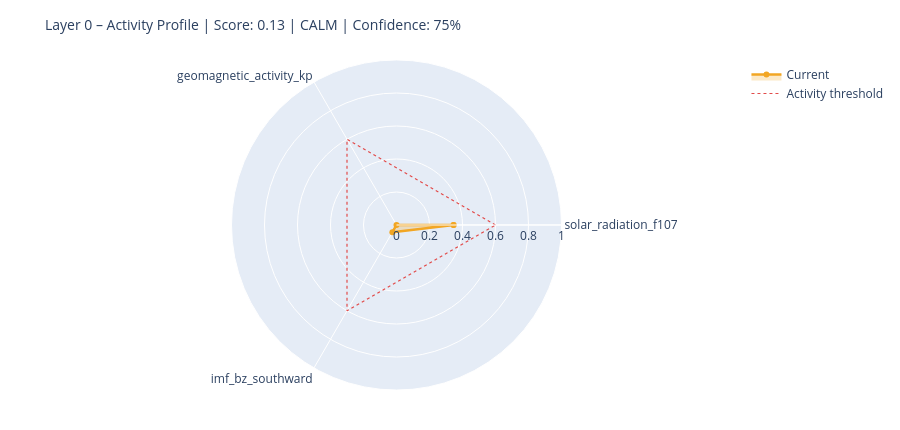

The notebook cell saved with this chart:
### Markdown cell above
---
## 6. State Assessment & Handoff to Layer 1

### Code cell
# ============================================================
# STEP 1 – Collect raw values with source modes
# Mode: 'primary' | 'fallback_3h' | 'last_valid' | 'missing'
# ============================================================

def safe_last(df, col):
    if df is None or col not in df.columns: return None
    s = df[col].dropna()
    return float(s.iloc[-1]) if not s.empty else None

f107_now = safe_last(df_f107, 'f10.7')
bz_now   = safe_last(df_mag,  'bz_gsm')
kp_now   = safe_last(df_kp,   'kp')
sw_now   = safe_last(df_sw,   'speed')

source_modes = {
    'F10.7':    'primary'  if f107_now is not None else 'missing',
    'Kp':       'primary'  if kp_now   is not None else 'missing',
    'IMF_Bz':   'primary'  if bz_now   is not None else 'missing',
    'SW_speed': 'primary'  if sw_now   is not None else 'missing',
}

# Kp Fallback – 3h endpoint
if kp_now is None:
    try:
        r = requests.get(
            'https://services.swpc.noaa.gov/json/noaa-planetary-k-index.json',
            timeout=10)
        r.raise_for_status()
        fb = pd.DataFrame(r.json())
        tc = next((c for c in fb.columns if 'time' in c.lower()), fb.columns[0])
        kc = next((c for c in fb.columns if 'kp' in c.lower() and c != tc), None)
        if kc:
            fb[kc] = fb[kc].astype(str).str.extract(r'([0-9]+(?:\.[0-9]*)?)')[0]
            fb[kc] = pd.to_numeric(fb[kc], errors='coerce')
            fb = fb[fb[kc] >= 0].dropna(subset=[kc])
            if not fb.empty:
                kp_now = float(fb[kc].iloc[-1])
                source_modes['Kp'] = 'fallback_3h'
                print(f'  Kp fallback (3h): {kp_now:.1f}')
    except Exception as e:
        print(f'  Kp fallback failed: {e}')

# Solar Wind Fallback – last valid value
if sw_now is None and df_sw is not None and 'speed' in df_sw.columns:
    s = df_sw['speed'].dropna()
    if not s.empty:
        sw_now = float(s.iloc[-1])
        source_modes['SW_speed'] = 'last_valid'
        print(f'  SW fallback (last_valid): {sw_now:.0f} km/s')

print()
print('Source modes:', source_modes)

# ============================================================
# STEP 2 – Score from available components only
# ============================================================

def norm(v, lo, hi):
    if v is None: return None
    return max(0.0, min(1.0, (v - lo) / (hi - lo)))

COMPONENTS = {
    'solar_radiation_f107':    (f107_now, norm(f107_now, 60, 250)),
    'geomagnetic_activity_kp': (kp_now,   norm(kp_now,   0,   9)),
    'imf_bz_southward':        (bz_now,   norm(-(bz_now or 0) if bz_now else None, -5, 30)
                                           if bz_now is not None else None),
    'solar_wind_speed':        (sw_now,   norm(sw_now, 300, 800)),
}

available   = {k: v[1] for k, v in COMPONENTS.items() if v[1] is not None}
unavailable = [k for k, v in COMPONENTS.items() if v[1] is None]

layer0_score = round(sum(available.values()) / len(available), 4) if available else None
confidence   = round(len(available) / len(COMPONENTS), 2)

level = ('unknown'  if layer0_score is None
         else 'calm'     if layer0_score < 0.3
         else 'moderate' if layer0_score < 0.6
         else 'active')

# ============================================================
# STEP 3 – Dominant Driver
# ============================================================

def dominant_driver(kp, f107, bz, sw):
    candidates = []
    if kp   is not None and kp   >= 4:   candidates.append(('geomagnetic',    kp / 9))
    if sw   is not None and sw   >= 500:  candidates.append(('solar_wind',     sw / 800))
    if bz   is not None and bz   <= -5:   candidates.append(('imf_southward',  abs(bz) / 30))
    if f107 is not None and f107 >= 150:  candidates.append(('solar_radiation',f107 / 250))
    return max(candidates, key=lambda x: x[1])[0] if candidates else 'none'

driver = dominant_driver(kp_now, f107_now, bz_now, sw_now)

# ============================================================
# STEP 4 – Downstream expectations
# ============================================================

def downstream_expectation(driver, score, kp, bz, f107):
    exp = {
        'magnetosphere':        'calm',
        'ionosphere':           'calm',
        'schumann_resonance':   'unchanged',
        'lithosphere_currents': 'low',
    }
    if driver == 'geomagnetic' or (kp and kp >= 5):
        exp['magnetosphere']        = 'compressed / storm'
        exp['ionosphere']           = 'elevated disturbance (TEC variability)'
        exp['schumann_resonance']   = 'elevated amplitude possible'
        exp['lithosphere_currents'] = 'elevated induction currents'
    elif driver == 'imf_southward' or (bz and bz <= -5):
        exp['magnetosphere']        = 'energy coupling active'
        exp['ionosphere']           = 'elevated electron density possible'
        exp['schumann_resonance']   = 'slight modulation possible'
    elif driver == 'solar_radiation' or (f107 and f107 >= 150):
        exp['ionosphere']           = 'elevated ionization (F-layer)'
        exp['schumann_resonance']   = 'slightly elevated background activity'
    return exp

downstream = downstream_expectation(driver, layer0_score, kp_now, bz_now, f107_now)

# ============================================================
# CONSOLE OUTPUT
# ============================================================

W = 58
print('=' * W)
print('LAYER 0 – STATE ASSESSMENT')
print('=' * W)
for name, (raw_v, score_v) in COMPONENTS.items():
    if score_v is not None:
        bar = '█' * int(score_v * 20) + '░' * (20 - int(score_v * 20))
        print(f'  {name:<35}  {bar}  {score_v:.2f}')
    else:
        print(f'  {name:<35}  {"─" * 20}  n/a')
print('-' * W)
print(f'  Score ({len(available)}/{len(COMPONENTS)} components):  {layer0_score:.3f}')
print(f'  Confidence:         {confidence:.0%}')
print(f'  Level:              {level.upper()}')
print(f'  Dominant Driver:    {driver}')

# Radar chart
cats = list(available.keys())
vals = list(available.values())
if len(cats) >= 3:
    fig = go.Figure()
    fig.add_trace(go.Scatterpolar(
        r=vals + [vals[0]], theta=cats + [cats[0]],
        fill='toself', fillcolor='rgba(242,166,35,0.25)',
        line=dict(color='#F2A623', width=2.5), name='Current'
    ))
    fig.add_trace(go.Scatterpolar(
        r=[0.6] * (len(cats) + 1), theta=cats + [cats[0]],
        line=dict(color='#E24B4A', dash='dot', width=1.2),
        mode='lines', name='Activity threshold'
    ))
    fig.update_layout(
        title=dict(text=f'Layer 0 – Activity Profile | Score: {layer0_score:.2f} | {level.upper()} | Confidence: {confidence:.0%}',
                   font=dict(size=14)),
        polar=dict(radialaxis=dict(visible=True, range=[0, 1])),
        height=430, showlegend=True,
        margin=dict(l=60, r=60, t=60, b=40)
    )
    fig.show()

### Figure 1 — Plotly figure (JSON) as saved in the notebook; plotly's stock layout.template omitted (floating-point values rounded to 4 significant figures)
{"data": [{"fill": "toself", "fillcolor": "rgba(242,166,35,0.25)", "line": {"color": "#F2A623", "width": 2.5}, "name": "Current", "r": [0.3457, 0.0, 0.05, 0.3457], "theta": ["solar_radiation_f107", "geomagnetic_activity_kp", "imf_bz_southward", "solar_radiation_f107"], "type": "scatterpolar"}, {"line": {"color": "#E24B4A", "dash": "dot", "width": 1.2}, "mode": "lines", "name": "Activity threshold", "r": [0.6, 0.6, 0.6, 0.6], "theta": ["solar_radiation_f107", "geomagnetic_activity_kp", "imf_bz_southward", "solar_radiation_f107"], "type": "scatterpolar"}], "layout": {"height": 430, "margin": {"b": 40, "l": 60, "r": 60, "t": 60}, "polar": {"radialaxis": {"range": [0, 1], "visible": true}}, "showlegend": true, "title": {"font": {"size": 14}, "text": "Layer 0 – Activity Profile | Score: 0.13 | CALM | Confidence: 75%"}}}
